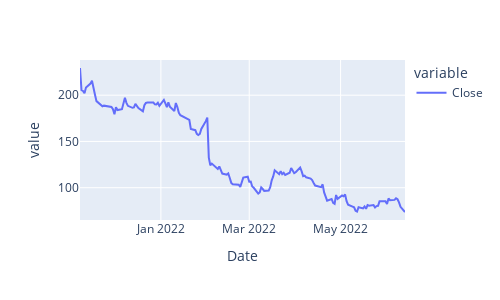

Notebook cell for this chart:
### Code cell
#multi period returns 

df.Close.plot().update_layout(autosize = False , width = 500 , height = 300)

### Figure 1 — Plotly figure (JSON) as saved in the notebook; plotly's stock layout.template omitted (floating-point values rounded to 4 significant figures; data arrays with more than 128 entries replaced by an {"elided": "..."} marker saying what was removed)
{"data": [{"hovertemplate": "variable=Close<br>Date=%{x}<br>value=%{y}<extra></extra>", "legendgroup": "Close", "line": {"color": "#636efa", "dash": "solid"}, "marker": {"symbol": "circle"}, "mode": "lines", "name": "Close", "orientation": "v", "showlegend": true, "type": "scatter", "x": {"elided": "150 str values"}, "xaxis": "x", "y": {"elided": "150 float values"}, "yaxis": "y"}], "layout": {"autosize": false, "height": 300, "legend": {"title": {"text": "variable"}, "tracegroupgap": 0}, "margin": {"t": 60}, "width": 500, "xaxis": {"anchor": "y", "domain": [0, 1], "title": {"text": "Date"}}, "yaxis": {"anchor": "x", "domain": [0, 1], "title": {"text": "value"}}}}
